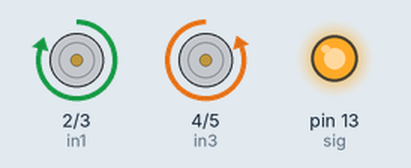
Recording of a sketch running on a simulated Arduino Uno, built with avr-gcc and run on an emulated ATmega328P. On the bench: motor-driver pin pairs drawn as motors (green arrow = first pin HIGH = forward, orange = second pin HIGH = backward, longer = more drive, scaled by the enable pin), output pins drawn as LEDs (lit = HIGH).

Above: at 0.1 s.
At 2.4 s:
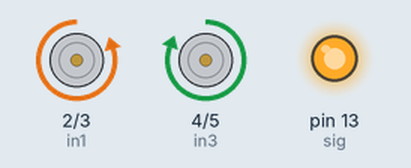
At 4.3 s:
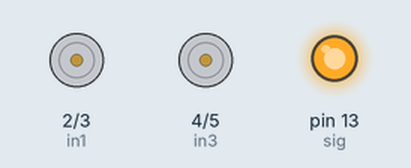
At 6.7 s:
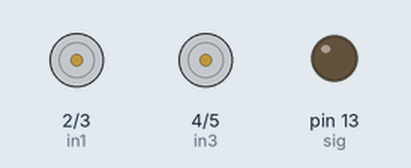
Timing chart, 0 to 8.2 s (numbered marks = the images above):
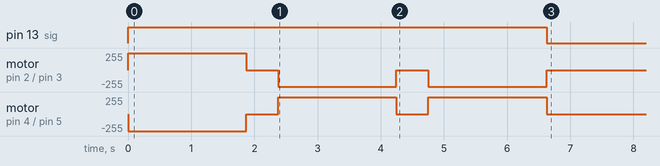

The sketch:

Turn_test.ino
```cpp
//Motor A
int in1 = 2;
int in2 = 3;
//Motor B
int in3 = 4;
int in4 = 5;

//EN pins - Must be connected by PMW pins on Arduino
//Motor A
int enA = 9;
//Motor B
int enB = 10;

//Electromagnet pin
int sig = 13;

void setup() {
	pinMode(enA, OUTPUT);
	pinMode(enB, OUTPUT);
	pinMode(in1, OUTPUT);
	pinMode(in2, OUTPUT);
	pinMode(in3, OUTPUT);
	pinMode(in4, OUTPUT);

  // electromagnet pin
  pinMode(sig, OUTPUT);

  //Turn motors off and electromagnet on to start
	digitalWrite(in1, LOW);
	digitalWrite(in2, LOW);
	digitalWrite(in3, LOW);
	digitalWrite(in4, LOW);
  digitalWrite(sig, HIGH);
}

void loop() {
  //ENA/B pins, adjusted to correct for drift
	analogWrite(enA, 252);
	analogWrite(enB, 255);

  // Rotate clockwise 90 degrees
	digitalWrite(in1, HIGH);
	digitalWrite(in2, LOW);
	digitalWrite(in3, LOW);
	digitalWrite(in4, HIGH);
	delay(1875);

  // Pause
	digitalWrite(in1, LOW);
	digitalWrite(in2, LOW);
	digitalWrite(in3, LOW);
	digitalWrite(in4, LOW);
  delay(500);

  //Rotate counterclockwise 90 degrees
  digitalWrite(in1, LOW);
	digitalWrite(in2, HIGH);
	digitalWrite(in3, HIGH);
	digitalWrite(in4, LOW);
  delay(1875);

  //Pause
  digitalWrite(in1, LOW);
	digitalWrite(in2, LOW);
	digitalWrite(in3, LOW);
	digitalWrite(in4, LOW);
  delay(500);

  //Rotate counterclockwise 90 degrees
  digitalWrite(in1, LOW);
	digitalWrite(in2, HIGH);
	digitalWrite(in3, HIGH);
	digitalWrite(in4, LOW);
  delay(1875);

  //Stop
  digitalWrite(in1, LOW);
	digitalWrite(in2, LOW);
	digitalWrite(in3, LOW);
	digitalWrite(in4, LOW);
  digitalWrite(sig, LOW);
  delay(100000);
}
```

Measured:
- by itself, pin 13 (sig): HIGH → LOW at 6.6 s
- by itself, motor on pin 2 (in1) / pin 3 (in2): repeats every 2.4 s: stopped 0.50 s, backward 252/255 1.9 s, until it stays stopped from 6.6 s
- by itself, motor on pin 4 (in3) / pin 5 (in4): repeats every 2.4 s: stopped 0.50 s, forward 255/255 1.9 s, until it stays stopped from 6.6 s
